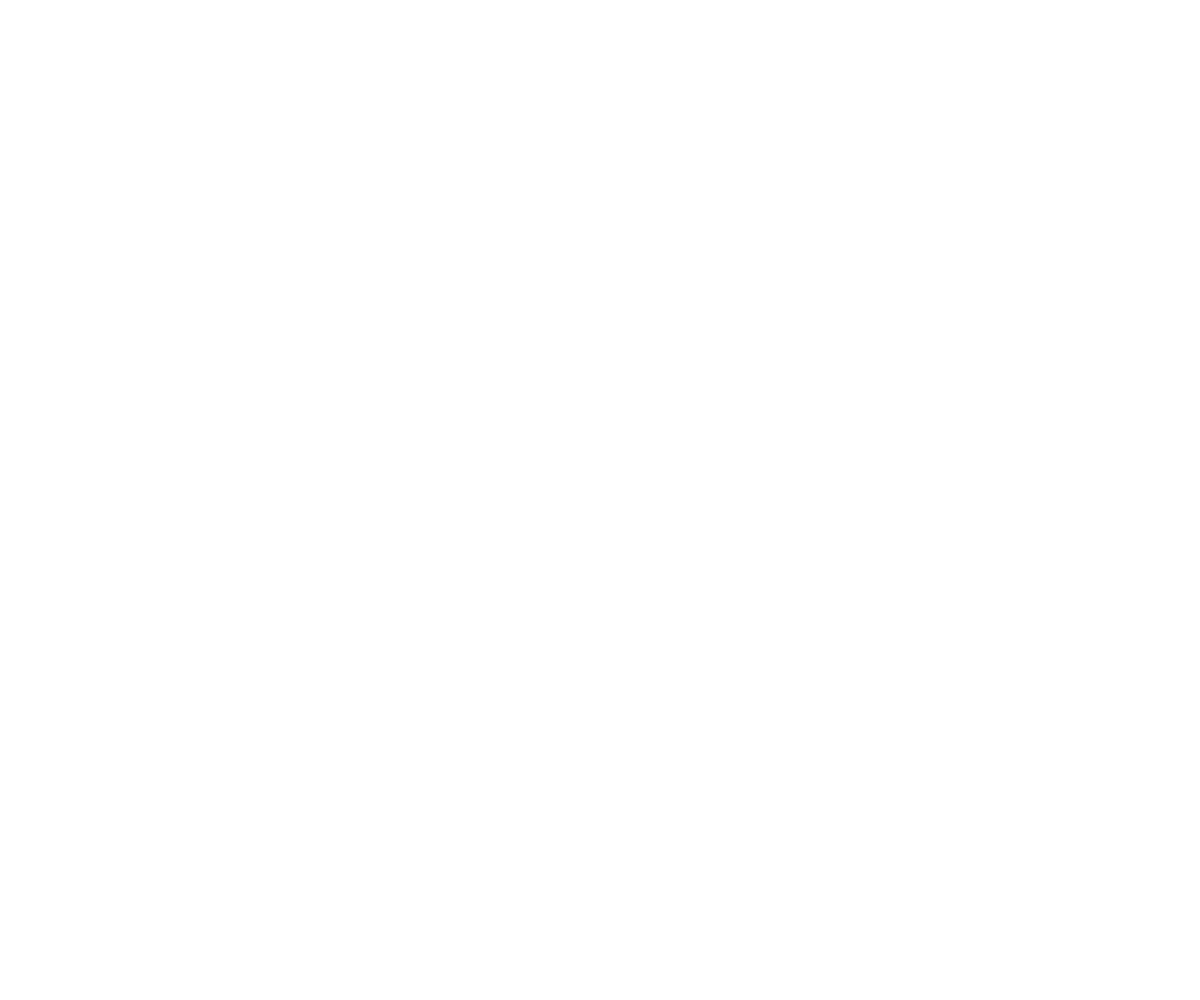
Frame 1 (no input)
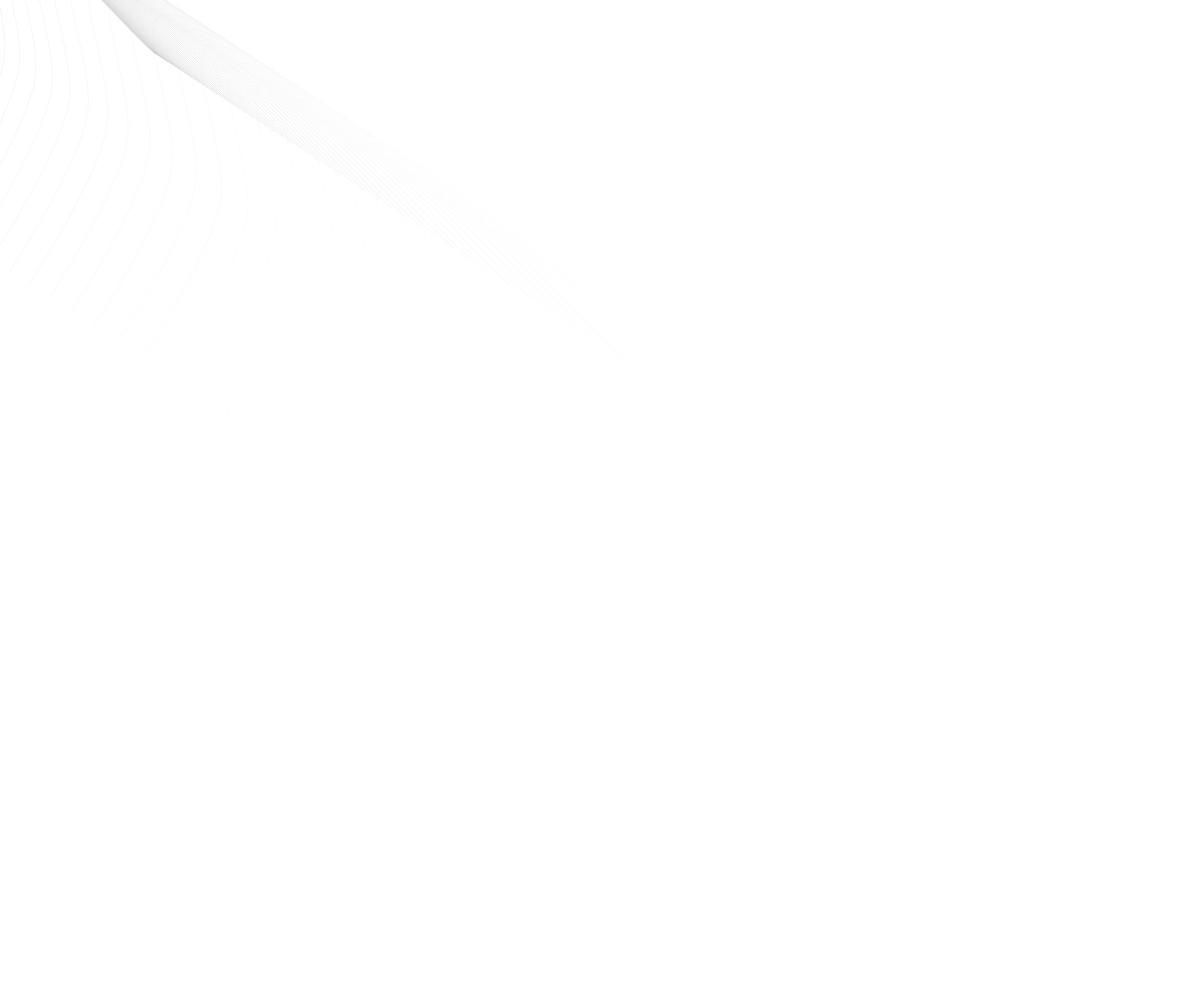
Frame 60 (no input)
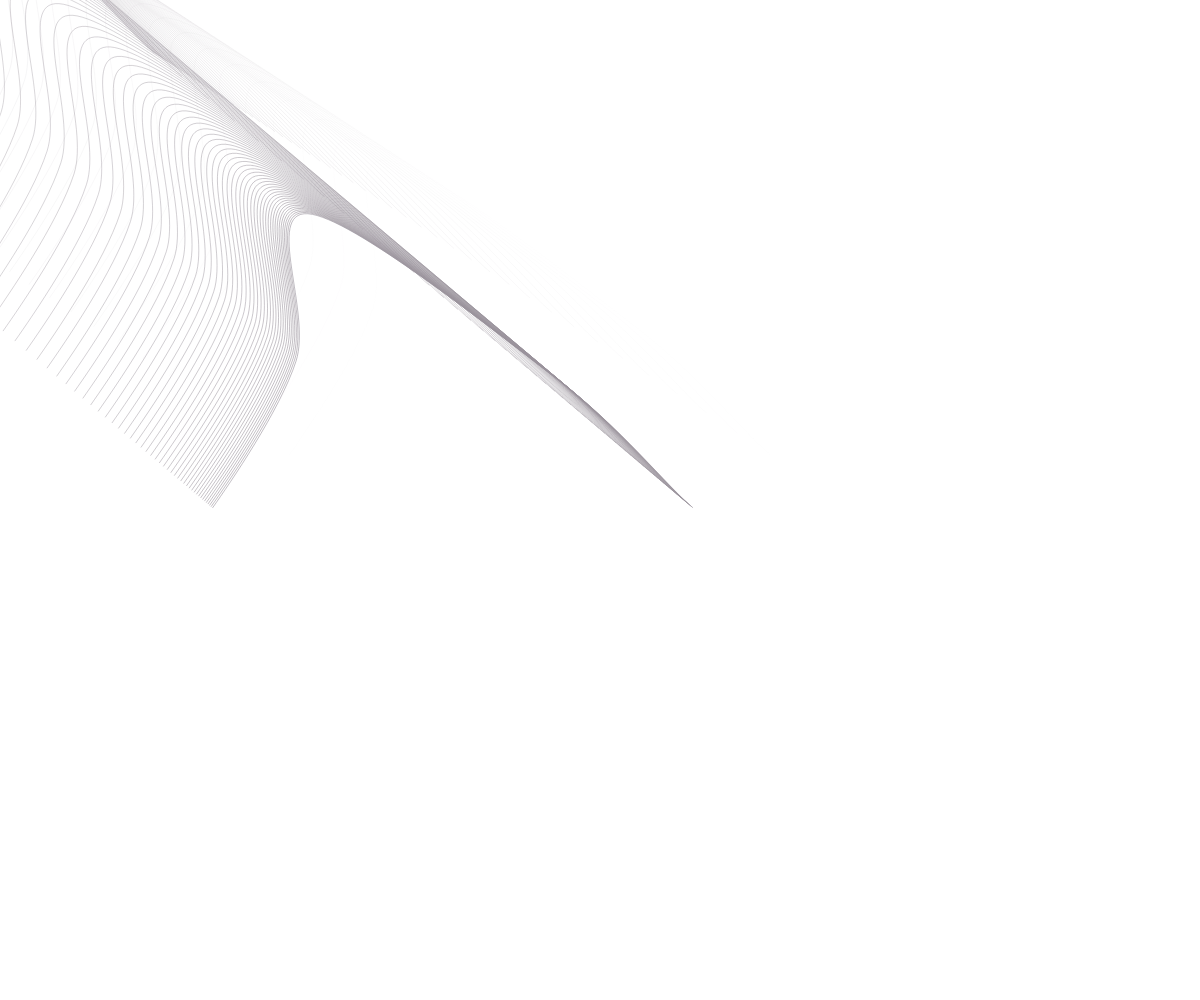
Frame 120 (the mouse pressed at the canvas centre since frame 60)

The p5.js sketch that drew these frames (run headless with seeded random() and noise() and a simulated clock; from frame 60 on, the mouse is pressed at the canvas centre):

// p5.js sketch
// ── sketch.js
let centerX = window.innerWidth / 2;
let centerY = window.innerHeight / 2;

let baseCurve = [];
let newCurve = [];
let allCurves = [];
let maxCurves = 400;

let borderLowX = 0.3;
let borderHighX = 0.7;
let borderLowY = 0.4;
let borderHighY = 0.6;

let strokeColor = 0;
let o = 0;
let opac = 0;

let r = 0;
let g = 0;
let b = 0;

let dynaX = 0;
let dynaY = 0;



function setup() {
  // setup of the sketch
  createCanvas(window.innerWidth, window.innerHeight);
  background(255);
  frameRate(24);



  /// Define base curve semi randomly

  //nothing
  baseCurve[0] = window.innerWidth * borderLowX - 20;
  baseCurve[1] = window.innerHeight / 2;

  // start point
  baseCurve[2] = window.innerWidth * borderLowX;
  baseCurve[3] = window.innerHeight / 2;

  baseCurve[4] = random(window.innerWidth * borderLowX, window.innerWidth / 2);
  baseCurve[5] = random(window.innerHeight * borderLowY, window.innerHeight * borderHighY);

  //middle point
  baseCurve[6] = random(window.innerWidth * borderLowX, window.innerWidth * borderHighX);
  baseCurve[7] = random(window.innerHeight * borderLowY, window.innerHeight * borderHighY);

  baseCurve[8] = random(window.innerWidth / 2, window.innerWidth * borderHighX);
  baseCurve[9] = random(window.innerHeight * borderLowY, window.innerHeight * borderHighY);

  // end point
  baseCurve[10] = window.innerWidth * borderHighX;
  baseCurve[11] = window.innerHeight / 2;

  //nothing
  baseCurve[12] = window.innerWidth * borderHighX + 20;
  baseCurve[13] = window.innerHeight / 2;

  allCurves.push(baseCurve);


  r = random(130, 230);
  g = random(130, 230);
  b = random(130, 230);

  strokeColor = color(r, g, b);


  //console.log(allCurves);

}

function draw() {
  background(255);

  // dynamic curve
  //let dynaMouseX = (mouseX - allCurves[allCurves.length - 1][6]) * 0.05;
  //let dynaMouseY = (mouseY - allCurves[allCurves.length - 1][7]) * 0.05;

  let dynaMouseX = (mouseX - baseCurve[6]) * 0.01;
  let dynaMouseY = (mouseY - baseCurve[7]) * 0.01;

  /*
  if(dynaMouseX < 0){
    dynaX --;
  }else{
    dynaX ++;
  }

  if(dynaMouseY < 0){
    dynaY --
  }else{
    dynaY ++;
  }*/

  dynaX = dynaY + dynaMouseX;
  dynaY = dynaY + dynaMouseY;
  //console.log(dynaMouseX, dynaMouseY); 



  //draw all curves
  for (let i = 0; i < allCurves.length; i++) {

    //fading
  
    if(i <= maxCurves/2){
      opac = i*1.3;
    }else{
      opac = maxCurves/2 + (maxCurves/2 - i*1.3);

    };

    strokeColor.setAlpha(opac);
    stroke(strokeColor);
    noFill();

    beginShape();
    for (let j = 0; j < allCurves[i].length; j += 14) {
      //nothing
      curveVertex(allCurves[i][j], allCurves[i][j + 1]);

      //startpoint
      curveVertex(allCurves[i][j + 2], allCurves[i][j + 3]);

      curveVertex(allCurves[i][j + 4] + dynaX / 3, allCurves[i][j + 5] + dynaY / 3);

      //middlepoint
      curveVertex(allCurves[i][j + 6] + dynaX, allCurves[i][j + 7] + dynaY);

      curveVertex(allCurves[i][j + 8] + dynaX / 3, allCurves[i][j + 9] + dynaY / 3);

      //endpoint
      curveVertex(allCurves[i][j + 10], allCurves[i][j + 11]);

      //nothing
      curveVertex(allCurves[i][j + 12], allCurves[i][j + 13]);
    };
    endShape();
  };

  // define move unit for new curve
  let moveX = (mouseX - allCurves[allCurves.length - 1][6]) * 0.05;
  let moveY = (mouseY - allCurves[allCurves.length - 1][7]) * 0.05;



  //create new curve array
  for (let i = 0; i < baseCurve.length; i += 2) {
    newCurve.push(allCurves[allCurves.length - 1][i] + moveX);
    newCurve.push(allCurves[allCurves.length - 1][i + 1] + moveY);
  }

  allCurves.push(newCurve);
  newCurve = [];

}
